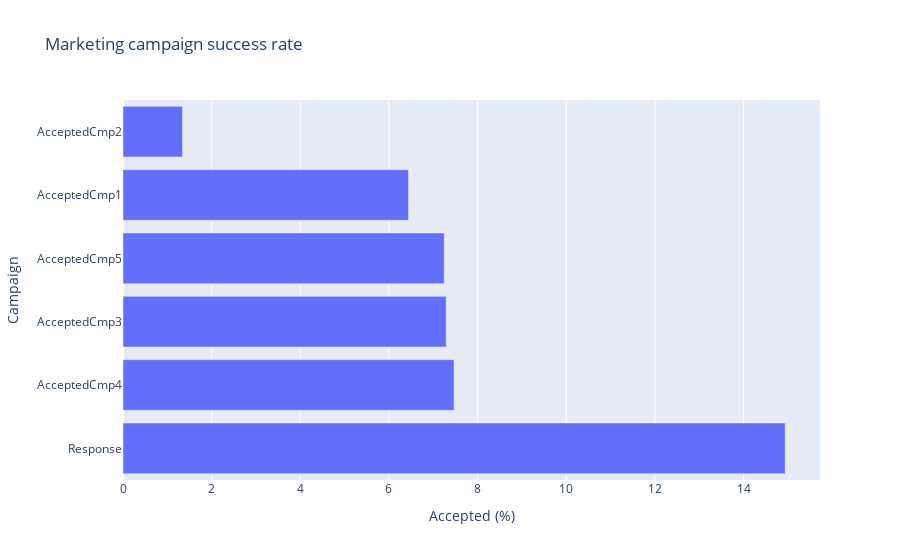

The notebook cell this image was saved under:
### Markdown cell above
# Observation:
The above graph shown that expenditure per household doesnt determine by the number of children.
The zero children has the highest expenditure,while the three has the least.

### Code cell
# calculate success rate (percent accepted)
camp_success = pd.DataFrame(df_m[['AcceptedCmp1', 'AcceptedCmp2', 'AcceptedCmp3', 'AcceptedCmp4', 'AcceptedCmp5', 'Response']].mean()*100, 
                           columns=['Percent']).reset_index()
# plot
fig = px.bar(camp_success,x='Percent',y='index',labels=dict(index='Campaign',
                                     Percent='Accepted (%)'),title="Marketing campaign success rate")
fig.update_layout(barmode='stack', yaxis={'categoryorder':'total descending'})

### Figure 1 — Plotly figure (JSON) as saved in the notebook; plotly's stock layout.template omitted (floating-point values rounded to 4 significant figures)
{"data": [{"alignmentgroup": "True", "hovertemplate": "Accepted (%)=%{x}<br>Campaign=%{y}<extra></extra>", "legendgroup": "", "marker": {"color": "#636efa"}, "name": "", "offsetgroup": "", "orientation": "h", "showlegend": false, "textposition": "auto", "type": "bar", "x": [6.44, 1.342, 7.29, 7.469, 7.245, 14.94], "xaxis": "x", "y": ["AcceptedCmp1", "AcceptedCmp2", "AcceptedCmp3", "AcceptedCmp4", "AcceptedCmp5", "Response"], "yaxis": "y"}], "layout": {"barmode": "stack", "legend": {"tracegroupgap": 0}, "title": {"text": "Marketing campaign success rate"}, "xaxis": {"anchor": "y", "domain": [0, 1], "title": {"text": "Accepted (%)"}}, "yaxis": {"anchor": "x", "categoryorder": "total descending", "domain": [0, 1], "title": {"text": "Campaign"}}}}
